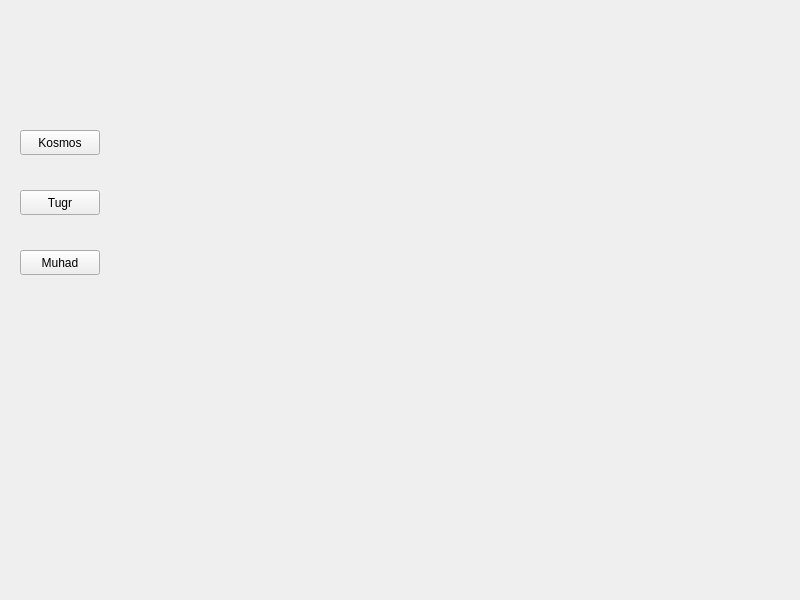
<?xml version="1.0" encoding="UTF-8"?>
<ui version="4.0">
 <class>FormUnit</class>
 <widget class="QWidget" name="FormUnit">
  <property name="geometry">
   <rect>
    <x>0</x>
    <y>0</y>
    <width>800</width>
    <height>600</height>
   </rect>
  </property>
  <property name="windowTitle">
   <string>Form</string>
  </property>
  <widget class="QPushButton" name="btn_unit_kosmos">
   <property name="geometry">
    <rect>
     <x>20</x>
     <y>130</y>
     <width>80</width>
     <height>25</height>
    </rect>
   </property>
   <property name="text">
    <string>Kosmos</string>
   </property>
  </widget>
  <widget class="QPushButton" name="btn_unit_tugr">
   <property name="geometry">
    <rect>
     <x>20</x>
     <y>190</y>
     <width>80</width>
     <height>25</height>
    </rect>
   </property>
   <property name="text">
    <string>Tugr</string>
   </property>
  </widget>
  <widget class="QPushButton" name="btn_unit_muhad">
   <property name="geometry">
    <rect>
     <x>20</x>
     <y>250</y>
     <width>80</width>
     <height>25</height>
    </rect>
   </property>
   <property name="text">
    <string>Muhad</string>
   </property>
  </widget>
 </widget>
 <resources/>
 <connections/>
</ui>
